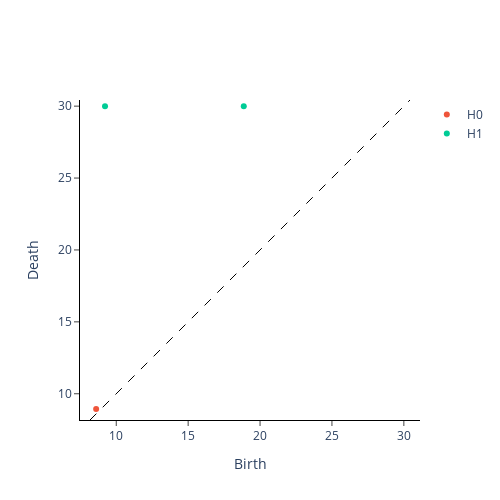

Notebook code cell kept with this figure:
### Code cell
from gtda.homology import CubicalPersistence

cubical_persistence = CubicalPersistence(n_jobs=-1)
im8_cubical = cubical_persistence.fit_transform(im8_filtration)

cubical_persistence.plot(im8_cubical)

### Figure 1 — Plotly figure (JSON) as saved in the notebook; plotly's stock layout.template omitted (floating-point values rounded to 4 significant figures)
{"data": [{"hoverinfo": "none", "line": {"color": "black", "dash": "dash", "width": 1}, "mode": "lines", "showlegend": false, "type": "scatter", "x": [8.174, 30.43], "y": [8.174, 30.43]}, {"hoverinfo": "text", "hovertext": ["(8.602325267042627, 8.94427190999916)"], "mode": "markers", "name": "H0", "type": "scatter", "x": [8.602], "y": [8.944]}, {"hoverinfo": "text", "hovertext": ["(9.219544457292887, 30.0)", "(18.867962264113206, 30.0)"], "mode": "markers", "name": "H1", "type": "scatter", "x": [9.22, 18.87], "y": [30, 30]}], "layout": {"height": 500, "plot_bgcolor": "white", "width": 500, "xaxis": {"autorange": false, "exponentformat": "e", "linecolor": "black", "linewidth": 1, "mirror": false, "range": [8.174, 30.43], "showexponent": "all", "showline": true, "side": "bottom", "ticks": "outside", "title": {"text": "Birth"}, "type": "linear", "zeroline": true}, "yaxis": {"autorange": false, "exponentformat": "e", "linecolor": "black", "linewidth": 1, "mirror": false, "range": [8.174, 30.43], "scaleanchor": "x", "scaleratio": 1, "showexponent": "all", "showline": true, "side": "left", "ticks": "outside", "title": {"text": "Death"}, "type": "linear", "zeroline": true}}}
